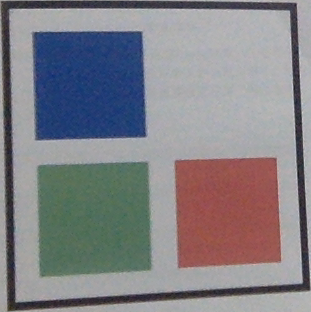
#> input picture roi_test.png, 311 x 312 px
$ python -i detector.py   (imports and definitions only)   (older library calls are emulated)
#> lines starting #> are read from the running program, lines starting #| are printed output that depends on the picture; after the words box and inside, x2 and y2 are one past the last pixel; in counts of white or black regions, pixels touching at a corner belong together
#!/usr/bin/env python
# coding: utf-8

import cv2
import numpy as np

from shapely.geometry import Polygon
from shapely.strtree import STRtree
from scipy.spatial import distance

import helper


red_range1 = (0, 30)
red_range2 = (150, 180)
green_range = (30, 90)
blue_range = (90, 140)


class ToyDetector(object):

    def __init__(self, block_size=100):
        self._block_size = block_size

    @staticmethod
    def find_code_contours(gray):
        blurred = cv2.medianBlur(gray, 3)
        edges = cv2.Canny(blurred, 100, 120)

        found_cnts = []
        _, contours, hierarchy = cv2.findContours(edges, cv2.RETR_TREE, cv2.CHAIN_APPROX_SIMPLE)
        if hierarchy is None or hierarchy.size == 0:
            return found_cnts

        hierarchy = hierarchy[0]
        # print 'hierarchy.len:', len(hierarchy)
        # print 'hierarchy:', hierarchy

        for cnt_idx in range(len(contours)):
            area = cv2.contourArea(contours[cnt_idx], oriented=True)
            if area < 100:
                continue

            k = cnt_idx
            c = 0
            while hierarchy[k][2] != -1:
                k = hierarchy[k][2]
                c = c + 1
            if c > 0:
                found_cnts.append(contours[cnt_idx])

        return found_cnts

    # [108 lines left out: functions _detect_color, detect_color_in, detect_color_from_contours, detect_square, _check_cnt_contain_rtree, _check_cnt_contain, not called in this run]

>>> import cv2
>>> picture = cv2.imread('../roi_test.png', cv2.IMREAD_GRAYSCALE)
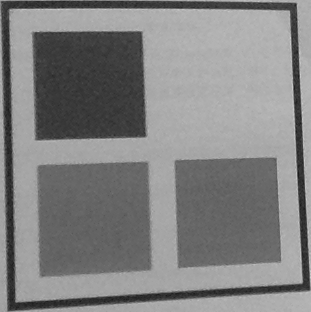
#> picture: shape (312, 311); min 22, max 207, mean 129.8
>>> result = ToyDetector().find_code_contours(picture)
#> in find_code_contours, `edges = cv2.Canny(blurred, 100, 120)`:
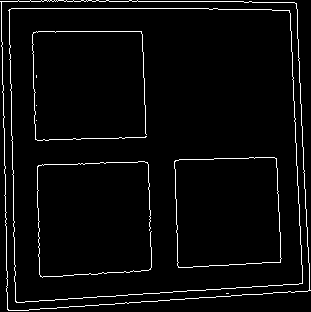
#> edges: shape (312, 311); 3.7% white in thin lines or dots
#> in find_code_contours, `_, contours, hierarchy = cv2.findContours(edges, cv2.RETR_TREE, cv2.CH..`: contours = 12 contours, 6 with area under 20; largest, box (x1, y1, x2, y2) and area: (0, 0, 311, 311) 89478, (1, 0, 310, 311) 89474, (8, 8, 303, 303) 80756, (9, 8, 303, 303) 80752, (174, 157, 282, 268) 10892, (174, 157, 282, 268) 10889
#> the loop in find_code_contours, `for cnt_idx in range(len(contours)):` made 12 passes
#> area on passes 1, 2, 4, 5, 6, 7, 8, 12: -89478, 89474, -80756, 80752, -3, -10892, 10889, -2.5
#> after the loop in find_code_contours, `for cnt_idx in range(len(contours)):`: found_cnts = 2 contours; box (x1, y1, x2, y2) and area: (1, 0, 310, 311) 89474, (9, 8, 303, 303) 80752
#> result has the same summary as found_cnts in find_code_contours
